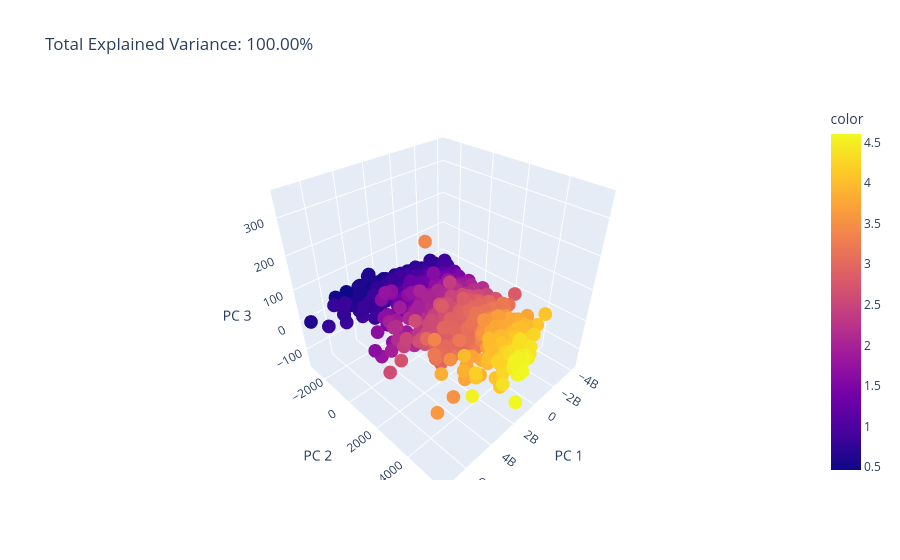

Here is the notebook cell this chart was saved with:
### Markdown cell above
##The code for creating this was originally sourced from plotly.com and then customized for this analysis. It's open source, and you can find licensing details on plotly.com.##

This image is a PCA 3 Dimensional scatterplot of the normalized returns.  It can be interacted with and expanded and contracted to explore the various datapoints.

### Code cell
from sklearn.decomposition import PCA

df = df_spx.copy()
X = df[['Open', 'Close', 'Volume']]

pca = PCA(n_components=3)
components = pca.fit_transform(X)

total_var = pca.explained_variance_ratio_.sum() * 100

fig = px.scatter_3d(
    components, x=0, y=1, z=2, color=df['Normalized_Return'],
    title=f'Total Explained Variance: {total_var:.2f}%',
    labels={'0': 'PC 1', '1': 'PC 2', '2': 'PC 3'}
)
fig.show()

### Figure 1 — Plotly figure (JSON) as saved in the notebook; plotly's stock layout.template omitted (floating-point values rounded to 4 significant figures; data arrays with more than 128 entries replaced by an {"elided": "..."} marker saying what was removed)
{"data": [{"hovertemplate": "PC 1=%{x}<br>PC 2=%{y}<br>PC 3=%{z}<br>color=%{marker.color}<extra></extra>", "legendgroup": "", "marker": {"color": {"elided": "4474 float values"}, "coloraxis": "coloraxis", "symbol": "circle"}, "mode": "markers", "name": "", "scene": "scene", "showlegend": false, "type": "scatter3d", "x": {"elided": "4474 float values"}, "y": {"elided": "4474 float values"}, "z": {"elided": "4474 float values"}}], "layout": {"coloraxis": {"colorbar": {"title": {"text": "color"}}, "colorscale": [[0, "#0d0887"], [0.1111, "#46039f"], [0.2222, "#7201a8"], [0.3333, "#9c179e"], [0.4444, "#bd3786"], [0.5556, "#d8576b"], [0.6667, "#ed7953"], [0.7778, "#fb9f3a"], [0.8889, "#fdca26"], [1, "#f0f921"]]}, "legend": {"tracegroupgap": 0}, "scene": {"domain": {"x": [0, 1], "y": [0, 1]}, "xaxis": {"title": {"text": "PC 1"}}, "yaxis": {"title": {"text": "PC 2"}}, "zaxis": {"title": {"text": "PC 3"}}}, "title": {"text": "Total Explained Variance: 100.00%"}}}
